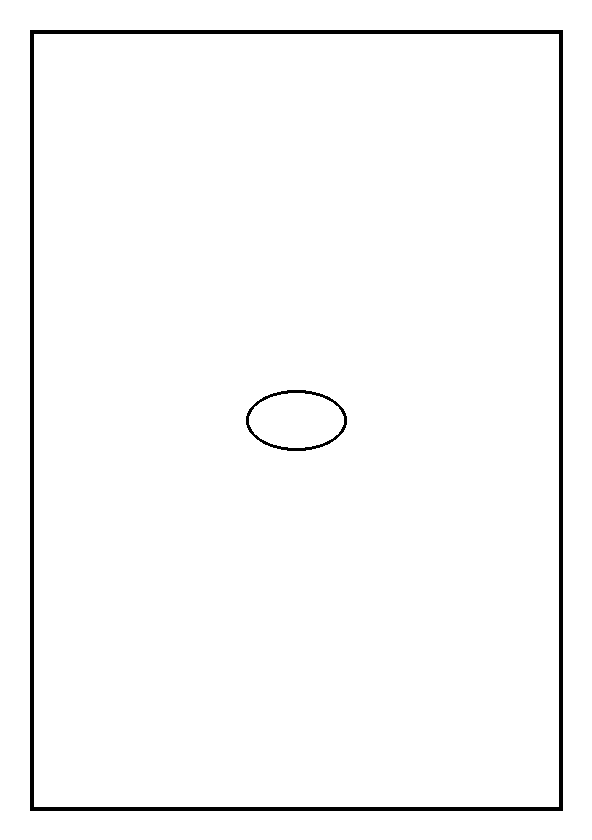
#> input picture TEST_COLORING_1.png, 592 x 840 px
$ python -i quality_validator.py   (imports and definitions only)
#> lines starting #> are read from the running program, lines starting #| are printed output that depends on the picture; after the words box and inside, x2 and y2 are one past the last pixel; in counts of white or black regions, pixels touching at a corner belong together
#> further down, picture is the input picture: PIL image 592x840 RGB; 97.8% white; 2 black regions, box (x1, y1, x2, y2) and area: (30, 30, 563, 811) 10448, (246, 390, 347, 451) 720
"""
Quality validation system for coloring book content
"""

import numpy as np
from PIL import Image, ImageStat
import cv2
from typing import Dict, List, Any, Tuple
import logging
from pathlib import Path

class QualityValidator:
    """Validates coloring book images for quality and suitability"""

    def __init__(self):
        self.logger = logging.getLogger(__name__)

        # Quality thresholds
        self.thresholds = {
            'min_line_thickness': 2,     # pixels at 300 DPI
            'max_line_thickness': 8,     # pixels at 300 DPI
            'min_white_ratio': 0.65,     # minimum white background
            'max_black_ratio': 0.25,     # maximum line coverage
            'max_gray_ratio': 0.08,      # maximum gray areas
            'min_contrast': 150,         # minimum contrast between lines and background
            'min_quality_score': 70      # overall quality threshold
        }

    def validate_coloring_page(self, image: Image.Image, age_range: str = "3-6 years") -> Dict[str, Any]:
        """Comprehensive validation of a coloring page"""
#> called with age_range = '3-6 years'

        # Adjust thresholds based on age range
        adjusted_thresholds = self._adjust_thresholds_for_age(age_range)

        # Run all validation checks
        results = {
            'overall_score': 0,
            'suitable_for_coloring': False,
            'issues': [],
            'warnings': [],
            'metrics': {},
            'age_appropriate': False
        }

        # Convert to numpy for analysis
        np_image = np.array(image.convert('RGB'))
        gray_image = np.array(image.convert('L'))

        # 1. Color distribution analysis
        color_results = self._analyze_color_distribution(np_image, gray_image, adjusted_thresholds)
        results['metrics'].update(color_results['metrics'])
        results['issues'].extend(color_results['issues'])
        results['warnings'].extend(color_results['warnings'])

        # 2. Line quality analysis
        line_results = self._analyze_line_quality(gray_image, adjusted_thresholds)
        results['metrics'].update(line_results['metrics'])
        results['issues'].extend(line_results['issues'])
        results['warnings'].extend(line_results['warnings'])

        # 3. Contrast analysis
        contrast_results = self._analyze_contrast(gray_image, adjusted_thresholds)
        results['metrics'].update(contrast_results['metrics'])
        results['issues'].extend(contrast_results['issues'])
        results['warnings'].extend(contrast_results['warnings'])

        # 4. Complexity analysis for age appropriateness
        complexity_results = self._analyze_complexity(gray_image, age_range)
        results['metrics'].update(complexity_results['metrics'])
        results['issues'].extend(complexity_results['issues'])
        results['warnings'].extend(complexity_results['warnings'])
        results['age_appropriate'] = complexity_results['age_appropriate']

        # 5. Print readiness check
        print_results = self._check_print_readiness(image)
        results['metrics'].update(print_results['metrics'])
        results['issues'].extend(print_results['issues'])
        results['warnings'].extend(print_results['warnings'])

        # Calculate overall quality score
        results['overall_score'] = self._calculate_quality_score(results['metrics'], adjusted_thresholds)
        results['suitable_for_coloring'] = (
            results['overall_score'] >= adjusted_thresholds['min_quality_score'] and
            len([issue for issue in results['issues'] if issue['severity'] == 'critical']) == 0
        )

        return results

    def _adjust_thresholds_for_age(self, age_range: str) -> Dict[str, float]:
        """Adjust quality thresholds based on target age range"""

        thresholds = self.thresholds.copy()

        if '2-4' in age_range:
            # Younger children need thicker lines, simpler content
            thresholds['min_line_thickness'] = 4
            thresholds['max_line_thickness'] = 10
            thresholds['min_white_ratio'] = 0.75
            thresholds['max_black_ratio'] = 0.15
        elif '3-6' in age_range:
            # Standard settings
            pass
        elif '5-8' in age_range or '6-10' in age_range:
            # Older children can handle more detail
            thresholds['min_line_thickness'] = 1
            thresholds['max_line_thickness'] = 6
            thresholds['min_white_ratio'] = 0.60
            thresholds['max_black_ratio'] = 0.30

        return thresholds

    def _analyze_color_distribution(self, np_image: np.ndarray, gray_image: np.ndarray,
                                   thresholds: Dict[str, float]) -> Dict[str, Any]:
        """Analyze color distribution in the image"""

        results = {
            'metrics': {},
            'issues': [],
            'warnings': []
        }

        total_pixels = gray_image.size

        # Calculate color ratios
        white_pixels = np.sum(gray_image > 240)  # Very white pixels
#> white_pixels = 486112
        black_pixels = np.sum(gray_image < 15)   # Very black pixels
#> black_pixels = 11168
        gray_pixels = np.sum((gray_image >= 15) & (gray_image <= 240))  # Gray pixels
#> gray_pixels = 0

        white_ratio = white_pixels / total_pixels
#> white_ratio = 0.978
        black_ratio = black_pixels / total_pixels
#> black_ratio = 0.0225
        gray_ratio = gray_pixels / total_pixels
#> gray_ratio = 0

        results['metrics'].update({
            'white_ratio': white_ratio,
            'black_ratio': black_ratio,
            'gray_ratio': gray_ratio
        })

        # Check white background ratio
        if white_ratio < thresholds['min_white_ratio']:
            results['issues'].append({
                'type': 'insufficient_white_background',
                'severity': 'critical',
                'message': f"Background too dark ({white_ratio:.1%}). Should be at least {thresholds['min_white_ratio']:.1%} white.",
                'suggestion': "Increase threshold values or improve background cleanup."
            })

        # Check line density
        if black_ratio > thresholds['max_black_ratio']:
            results['issues'].append({
                'type': 'too_dense',
                'severity': 'major',
                'message': f"Image too dense for coloring ({black_ratio:.1%} black). Maximum recommended: {thresholds['max_black_ratio']:.1%}.",
                'suggestion': "Reduce detail complexity or increase line spacing."
            })
        elif black_ratio < 0.03:
            results['warnings'].append({
                'type': 'too_sparse',
                'severity': 'minor',
                'message': f"Very few lines detected ({black_ratio:.1%}). May be too simple.",
                'suggestion': "Consider adding more detail if appropriate for age group."
            })

        # Check gray areas (indicates poor contrast/cleanup)
        if gray_ratio > thresholds['max_gray_ratio']:
            results['issues'].append({
                'type': 'excessive_gray',
                'severity': 'major',
                'message': f"Too much gray area ({gray_ratio:.1%}). Lines should be pure black/white.",
                'suggestion': "Improve thresholding and contrast enhancement."
            })

        # Check for color contamination
        if len(np_image.shape) == 3:
            # Check if image has color
            r_channel = np_image[:, :, 0]
            g_channel = np_image[:, :, 1]
            b_channel = np_image[:, :, 2]

            color_variance = np.var([r_channel.mean(), g_channel.mean(), b_channel.mean()])
#> color_variance = 0
#> in validate_coloring_page, `color_results = self._analyze_color_distribution(np_image, gray_image,..`: color_results = 3 items

            if color_variance > 10:  # Threshold for color detection
                results['warnings'].append({
                    'type': 'color_detected',
                    'severity': 'minor',
                    'message': "Color detected in image. Coloring pages should be black and white only.",
                    'suggestion': "Convert to grayscale and apply proper thresholding."
                })

        return results

    def _analyze_line_quality(self, gray_image: np.ndarray, thresholds: Dict[str, float]) -> Dict[str, Any]:
        """Analyze line thickness and quality"""

        results = {
            'metrics': {},
            'issues': [],
            'warnings': []
        }

        # Edge detection to find lines
        edges = cv2.Canny(gray_image, 50, 150)
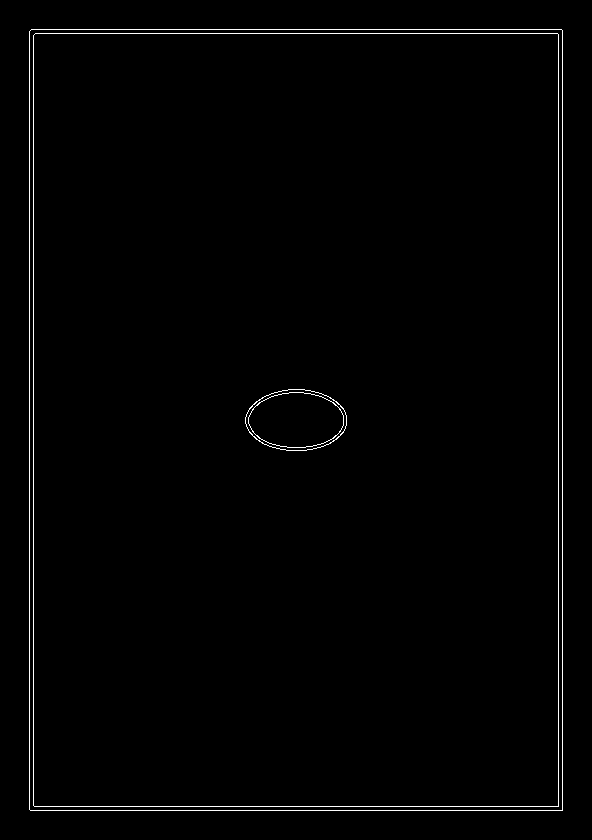
#> edges: shape (840, 592); 1.2% white in thin lines or dots, all inside (x1, y1, x2, y2) = (29, 29, 563, 811)

        # Distance transform to analyze line thickness
        binary = (gray_image < 128).astype(np.uint8) * 255
        dist_transform = cv2.distanceTransform(binary, cv2.DIST_L2, 5)
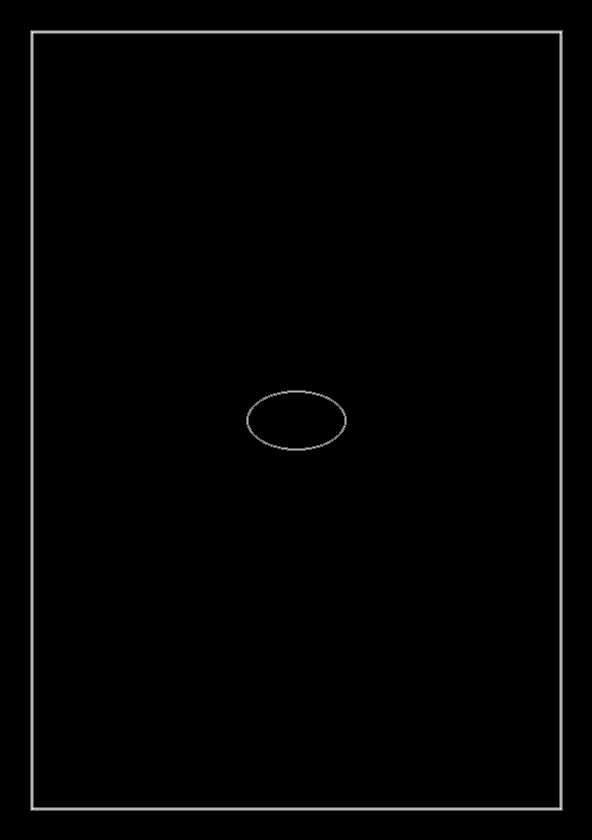
#> dist_transform: shape (840, 592) float32; min 0, max 2.8, mean 0.0333; drawn with min black and max white

        # Find line thickness distribution
        line_pixels = binary > 0
        if np.any(line_pixels):
            thickness_values = dist_transform[line_pixels]
#> thickness_values = 11168 values, max 2.8 at index 1068, min 1 at index 0, mean 1.48
#> (the rest of the program and of its run is left out)
